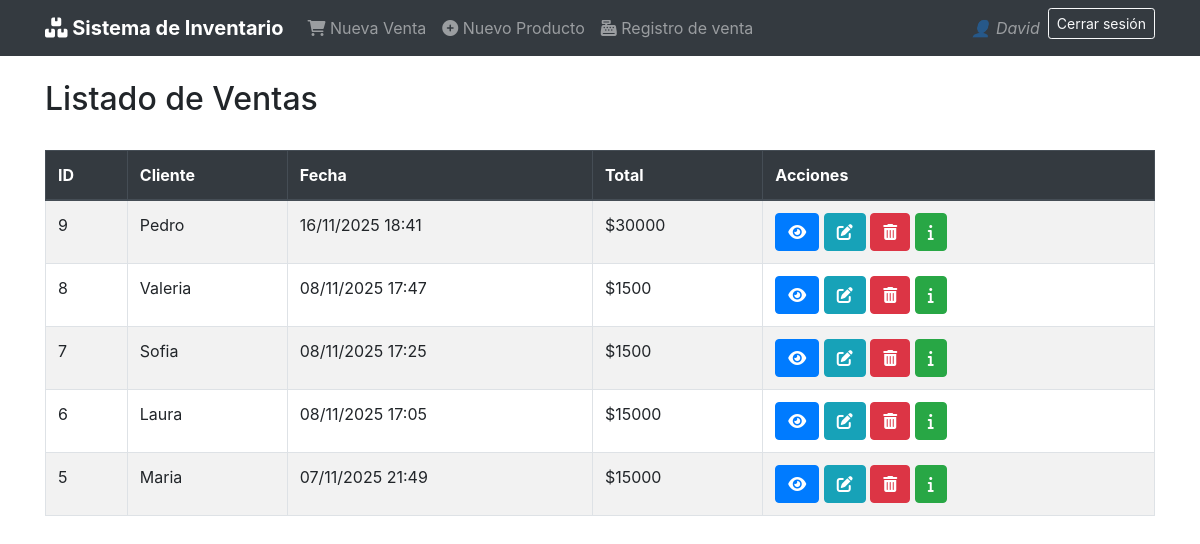
/ventas/Listar-venta/ (signed in), run on the app's committed database.
### ventas/models.py (models this page shows)
class Venta(models.Model):
    codigo = models.IntegerField("Codigo de venta")
    cliente = models.ForeignKey("cliente.Cliente", on_delete=models.CASCADE)
    fecha = models.DateTimeField("Fecha de la venta", auto_now_add=True)
    total = models.IntegerField("Precio total de la venta", default=0)

### cliente/models.py (models this page shows, shortened)
class Cliente(models.Model):
    nombre = models.CharField("Nombre", max_length=100)
    apellido = models.CharField("Apellido", max_length=100)
    numero_documento = models.CharField("Numero de documento", max_length=20, unique=True)
    email = models.EmailField("Email", max_length=254, unique=True)
    telefono = models.CharField("Telefono", max_length=20)
    direccion = models.CharField("Direccion", max_length=200)

### ventas/views.py (the view)
# urls.py: path('Listar-venta/', views.VentaListView.as_view(), name='venta_list'),
class VentaListView(PermissionRequiredMixin, LoginRequiredMixin, ListView):
    model = Venta
    template_name = "ventas/venta_list.html"
    context_object_name = "ventas"
    paginate_by = 5
    permission_required = "ventas.view_venta"
    def has_permission(self):
        user = self.request.user
        if user.is_superuser or user.is_staff or user.groups.filter(name='Administradores').exists():
            return True
        return (super().has_permission() and self.request.user.groups.filter(name='Ventas').exists())
    def get_queryset(self):
        queryset = super().get_queryset()
        search_query = self.request.GET.get('search', '')
        if search_query:
            queryset = queryset.filter(
                Q(cliente__nombre__icontains=search_query) |
                Q(codigo__icontains=search_query)
            )
        return queryset.order_by("-fecha")
    def get_context_data(self, **kwargs):
        context = super().get_context_data(**kwargs)
        context["search_query"] = self.request.GET.get("search", "")
        return context

### templates/ventas/venta_list.html (shortened to what this page needs)
{% extends 'ventas/base.html' %}
{% load bootstrap4 %}
{% load crispy_forms_tags %}
{% block header %}Listado de Ventas{% endblock %}
{% block content %}
    <table class="table table-bordered table-striped table-hover">
        <thead class="thead-dark">
            <tr>
                <th>ID</th>
                <th>Cliente</th>
                <th>Fecha</th>
                <th>Total</th>
                <th>Acciones</th>
            </tr>
        </thead>
        <tbody>
            {% for venta in ventas %}
            <tr>
                <td>{{ venta.id }}</td>
                <td>{{ venta.cliente.nombre }}</td>
                <td>{{ venta.fecha|date:"d/m/Y H:i" }}</td>
                <td>${{ venta.total }}</td>
                <td>
                    <a href="{% url 'ventas:venta_form' venta.pk %}" class="btn btn-primary" title="Editar venta">
                        <i class="fas fa-eye"></i>
                    </a>
                    <a href="{% url 'ventas:venta_detail' venta.pk %}" class="btn btn-info" title="Ver detalle">
                        <i class="fas fa-edit"></i>
                    </a>
                    <a href="{% url 'ventas:venta_delete' venta.pk %}" class="btn btn-danger" title ="Eliminar">
                        <i class="fas fa-trash-alt"></i>
                    </a>
                    <a href="{% url 'ventas:venta_pdf' venta.pk %}" class="btn btn-success" title=" Descacargar PDF">
                        <i class="fas fa-info"></i>
                    </a>
                </td>
            </tr>
            {% empty %}
            <tr>
                <td colspan="5" class="text-center">No hay ventas registradas.</td>
            </tr>
            {% endfor %}
        </tbody>
{% endblock content %}

### templates/ventas/base.html (shortened to what this page needs)
{% load bootstrap4 %}
{% load static %}
<!DOCTYPE html>
<html lang="es">
<head>
    {% bootstrap_css %}
    <link rel="stylesheet" href="https://cdnjs.cloudflare.com/ajax/libs/font-awesome/6.0.0/css/all.min.css">
</head>
<body>
    <nav class="navbar navbar-expand-lg navbar-dark bg-dark">
        <div class="container">
            <a class="navbar-brand" href="{% url 'productos:producto_list' %}">
                <i class="fas fa-boxes"></i> Sistema de Inventario
            </a>
            <div class="collapse navbar-collapse" id="navbarNav">
                <ul class="navbar-nav mr-auto">
                    <li class="nav-item">
                        <a class="nav-link" href="{% url 'ventas:venta_create' %}">
                            <i class="fas fa-shopping-cart"></i> Nueva Venta
                        </a>
                    </li>
                    <li class="nav-item">
                        <a class="nav-link" href="{% url 'productos:producto_create' %}">
                            <i class="fas fa-plus-circle"></i> Nuevo Producto
                        </a>
                    </li>
                    <li class="nav-item">
                        <a class="nav-link" href="{% url 'ventas:venta_list' %}">
                            <i class="fas fa-cash-register"></i> Registro de venta
                        </a>
                    </li>
                </ul>
                <ul class="navbar-nav ml-auto">
                    {% if user.is_authenticated %}
                        <li class="nav-item">
                            <i class="navbar-text mr-2">
                                👤 {{ user.username }}
                            </i>
                        </li>
                        <li class="nav-item">
                            <form action="{% url 'account_logout' %}" method="post" class="d-inline">
                                <button type="submit" class="btn btn-outline-light btn-sm">
                                    Cerrar sesión
                                </button>
                            </form>
                        </li>
                    {% else %}
                        <li class="nav-item">
                            <a class="btn btn-outline-light btn-sm" href="{% url 'account_login' %}">
                                Iniciar sesión
                            </a>
                        </li>
                    {% endif %}
                </ul>
            </div>
        </div>
    </nav>
    <div class="container mt-4">
        <div class="d-flex justify-content-between align-items-center mb-4">
            <h2>{% block header %}{% endblock %}</h2>
        </div>
        {% block content %}
        {% endblock %}
    </div>
</body>
</html>

### templates/ventas/base.html (style rules this page uses)
.navbar-brand { font-weight: bold; }

### data on the page
Venta: id "9", cliente.nombre "Pedro", fecha "16/11/2025 18:41", total "30000"
Venta: id "8", cliente.nombre "Valeria", fecha "08/11/2025 17:47", total "1500"
Venta: id "7", cliente.nombre "Sofia", fecha "08/11/2025 17:25", total "1500"
Venta: id "6", cliente.nombre "Laura", fecha "08/11/2025 17:05", total "15000"
Venta: id "5", cliente.nombre "Maria", fecha "07/11/2025 21:49", total "15000"

### other printed values
{{ user.username }} "David"
